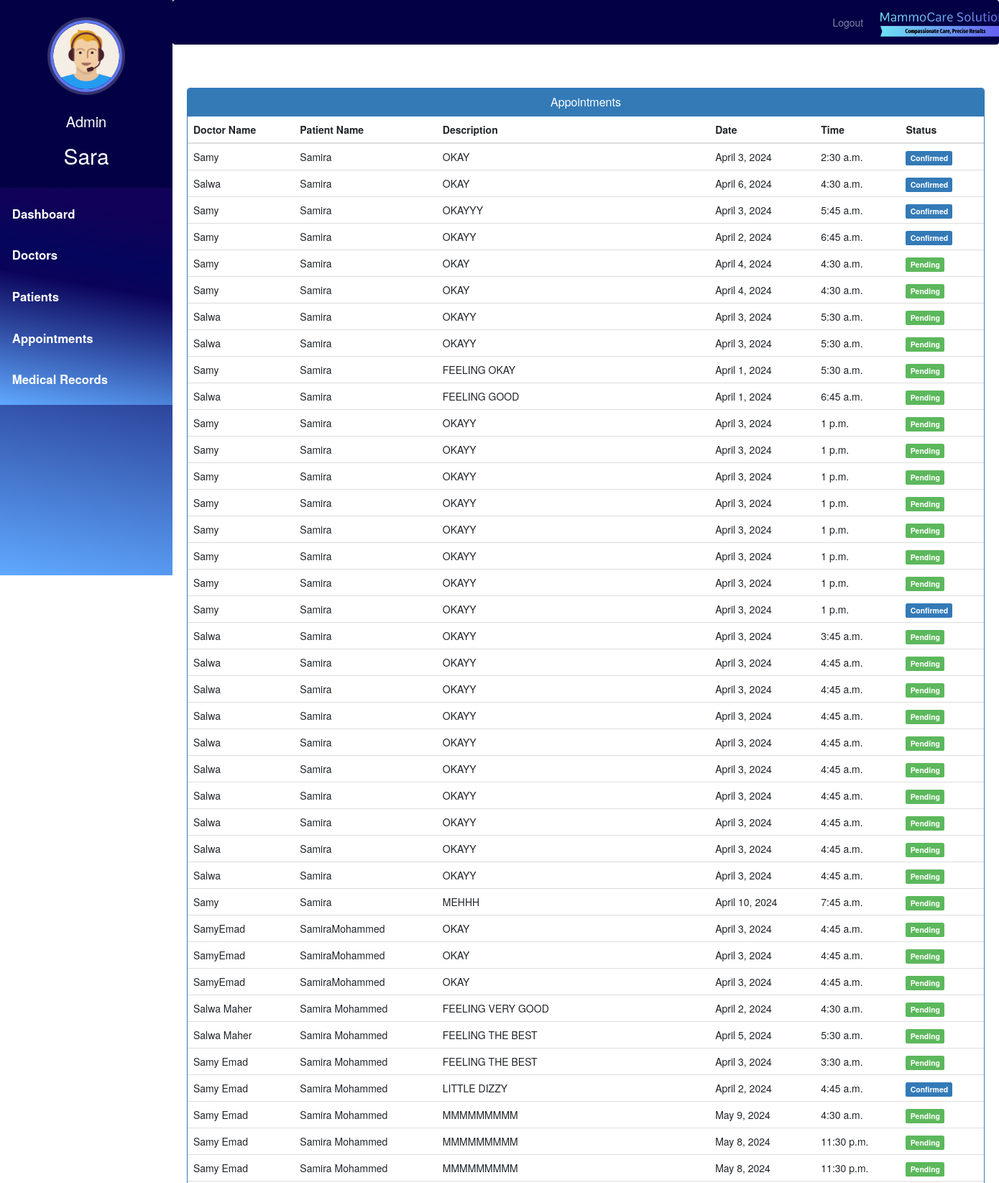
/admin-view-appointment (signed in, upper part), run on the app's committed database.
### hospital/models.py (models this page shows)
class Appointment(models.Model):
    patientId=models.PositiveIntegerField(null=True)
    doctorId=models.PositiveIntegerField(null=True)
    patientName=models.CharField(max_length=40,null=True)
    doctorName=models.CharField(max_length=40,null=True)
    appointmentDate=models.DateField(null=False)
    appointmentTime=models.TimeField(null=False)
    description=models.TextField(max_length=500)
    status=models.BooleanField(default=False)

### hospital/views.py (the view)
# urls.py: path('admin-view-appointment', views.admin_view_appointment_view,name='admin-view-appointment'),
@login_required(login_url='adminlogin')
@user_passes_test(is_admin)
def admin_view_appointment_view(request):
    appointments=models.Appointment.objects.all().filter()
    return render(request,'hospital/admin_view_appointment.html',{'appointments':appointments})

### hospital/views.py (called while the page is built)
def is_admin(user):
    return user.groups.filter(name='ADMIN').exists()

### templates/hospital/admin_view_appointment.html (shortened to what this page needs)
{% extends 'hospital/admin_base.html' %}
{% load static %}
{% block content %}
<head>
  <link href="//netdna.bootstrapcdn.com/bootstrap/3.0.0/css/bootstrap.min.css" rel="stylesheet" id="bootstrap-css">
</head>
<div class="container">
  <div class="panel panel-primary">
    <div class="panel-heading">
      <h6 class="panel-title">Appointments</h6>
    </div>
    <table class="table table-hover" id="dev-table">
      <thead>
        <tr>
          <th>Doctor Name</th>
          <th>Patient Name</th>
          <th>Description</th>
          <th>Date</th>
          <th>Time</th>
          <th>Status</th>
        </tr>
      </thead>
      {% for a in appointments %}
      <tr>
        <td>{{a.doctorName}}</td>
        <td>{{a.patientName}}</td>
        <td>{{a.description}}</td>
        <td>{{a.appointmentDate}}</td>
        <td>{{a.appointmentTime}}</td>
        {%if a.status%}
        <td> <span class="label label-primary">Confirmed</span></td>
        {% else %}
        <td> <span class="label label-success">Pending</span></td>
        {% endif %}
      </tr>
      {% endfor %}
    </table>
  </div>
</div>
{% endblock content %}

### templates/hospital/admin_base.html (shortened to what this page needs)
<!DOCTYPE html>
{% load static %}
<html lang="en">
<head>
  <link rel="stylesheet" href="https://stackpath.bootstrapcdn.com/bootstrap/4.3.1/css/bootstrap.min.css">
  <link rel="stylesheet" href="https://maxcdn.bootstrapcdn.com/font-awesome/4.7.0/css/font-awesome.min.css">
  <link rel="stylesheet" href="{% static '/style.css' %}">
</head>
<body>
  <nav class="menu" tabindex="0">
    <header class="avatar">
      <div style="display: inline-block;">
        <img src="{% static "images/adminpropic.png" %}" />
        <br><br>
        <h6 style="color: white; font-size: 20px;">Admin</h6>
      </div>
      <h2>{{ request.user.first_name }}</h2>
    </header>
    <ul>
      <li tabindex="0" class="icon-dashboard"> <a style="color:white; text-decoration:none;" href="/admin-dashboard"><span>Dashboard</span></a> </li>
      <li tabindex="0" class="icon-customers"> <a style="color:white; text-decoration:none;" href="/admin-doctor"><span>Doctors</span></a></li>
      <li tabindex="0" class="icon-users"> <a style="color:white; text-decoration:none;" href="/admin-patient"><span>Patients</span></a></li>
      <li tabindex="0" class="icon-calendar"> <a style="color:white; text-decoration:none;" href="/admin-appointment"><span>Appointments</span></a></li>
      <li tabindex="0" class="icon-calendar"> <a style="color:white; text-decoration:none;" href="/admin-medical-records"><span>Medical Records</span></a></li>
    </ul>
  </nav>
  <main>
    <div class="bs-example">
      <nav class="navbar navbar-expand-md navbar-dark fixed-top" style="background:#040046;">
        <div class="navbar-nav" style=" margin-left: 80%;">
          <a href="/index" class="nav-item nav-link">Logout</a>
        </div>
        <a href="/admin-dashboard" class="navbar-brand">
          <img src="{% static 'images/mammocare-logo.jpeg' %}" alt="Logo" height="40" style="margin-top: -7px;">
        </a>
      </nav>
    </div>
    <br><br>
    {% block content %}
    {% endblock content %}
    <br><br><br><br>
  </main>
</body>
</html>

### static/style.css (style rules this page uses)
body { padding-left: 240px; }
main { position: relative; height: 100vh; }
.menu { background: #5bc995; height: 100vh; width: 240px; position: fixed; top: 0px; left: 0; z-index: 5; outline: none; }
.menu .avatar { background: rgba(0, 0, 0, 0.1); padding: 2em 0.5em; text-align: center; }
.menu .avatar img { width: 100px; border-radius: 50%; overflow: hidden; border: 4px solid #ffea92; box-shadow: 0 0 0 4px rgba(255, 255, 255, 0.2); }
.menu .avatar h2 { font-weight: normal; margin-bottom: 0; }
.menu ul { list-style: none; padding: 0.5em 0; margin: 0; }
.menu ul li { padding: 0.5em 1em 0.5em 3em; font-size: 0.95em; font-weight: regular; background-repeat: no-repeat; background-position: left 15px center; background-size: auto 20px; transition: all 0.15s linear; cursor: pointer; }
.menu ul li.icon-dashboard { background-image: url("http://www.entypo.com/images//gauge.svg"); }
.menu ul li.icon-customers { background-image: url("http://www.entypo.com/images//briefcase.svg"); }
.menu ul li.icon-users { background-image: url("http://www.entypo.com/images//users.svg"); }
.menu ul li.icon-calendar { background-image: url("http://www.entypo.com/images//calendar.svg"); }

### templates/hospital/admin_base.html (style rules this page uses)
a:link { text-decoration: none; }
a { color: white; }
body { padding-left: 240px; }
main { position: relative; height: 100vh; }
.menu { background: #03a9f4; height: 100vh; width: 240px; position: fixed; top: 0px; left: 0; z-index: 5; outline: none; }
.menu .avatar { background: rgba(0, 0, 0, 0.1); padding: 2em 0.5em; text-align: center; }
.menu .avatar img { width: 100px; border-radius: 50%; overflow: hidden; border: 4px solid #ffea92; box-shadow: 0 0 0 4px rgba(255, 255, 255, 0.2); }
.menu .avatar h2 { font-weight: normal; margin-bottom: 0; }
.menu ul { list-style: none; padding: 0.5em 0; margin: 0; }
.menu ul li { padding: 0.5em 1em 0.5em 3em; font-size: 0.95em; font-weight: regular; background-repeat: no-repeat; background-position: left 15px center; background-size: auto 20px; transition: all 0.15s linear; cursor: pointer; }
.menu ul li.icon-dashboard { background-image: url("http://www.entypo.com/images//gauge.svg"); }
.menu ul li.icon-customers { background-image: url("http://www.entypo.com/images//briefcase.svg"); }
.menu ul li.icon-users { background-image: url("http://www.entypo.com/images//users.svg"); }
.menu ul li.icon-calendar { background-image: url("http://www.entypo.com/images//calendar.svg"); }
body { padding-left: 240px; margin-top: 50px; }
.menu { background: rgb(2,0,36); background: linear-gradient(10deg, rgba(2,0,36,1) 0%, rgba(95,169,255,1) 0%, rgba(11,3,90,1) 55%, rgba(4,5,92,1) 66%, rgba(18,1,88,0.9568160027682948) 87%); height: 100vh; width: 240px; position: fixed; top: 0px; left: 0; z-index: 5; outline: none; transition: left 0.3s; }
.menu .avatar { background: #040046; padding: 2em 0.5em; text-align: center; }
.menu .avatar img { width: 100px; height: 100px; border-radius: 50%; overflow: hidden; border: 4px solid #5f77f0; box-shadow: 0 0 0 4px rgba(255, 255, 255, 0.2); }
.menu .avatar h2 { font-weight: normal; margin-bottom: 0; color: #fff; margin-top: 10px; }
.menu ul { list-style: none; padding: 0.5em 0; margin: 0; background: rgb(2,0,36); background: linear-gradient(10deg, rgba(2,0,36,1) 0%, rgba(95,169,255,1) 0%, rgba(11,3,90,1) 55%, rgba(4,5,92,1) 66%, rgba(18,1,88,0.9568160027682948) 87%); }
.menu ul li { padding: 1em; font-size: 1.2em; font-weight: bold; transition: background-color 0.3s ease; }
.menu ul li a { color: #fff; text-decoration: none; }

### templates/hospital/admin_view_appointment.html (style rules this page uses)
a:link { text-decoration: none; }
h6 { text-align: center; }

### data on the page
Appointment: doctorName "Samy", patientName "Samira", description "OKAY", appointmentDate "April 3, 2024", appointmentTime "2:30 a.m.", status "Confirmed"
Appointment: doctorName "Salwa", patientName "Samira", description "OKAY", appointmentDate "April 6, 2024", appointmentTime "4:30 a.m.", status "Confirmed"
Appointment: doctorName "Samy", patientName "Samira", description "OKAYYY", appointmentDate "April 3, 2024", appointmentTime "5:45 a.m.", status "Confirmed"
Appointment: doctorName "Samy", patientName "Samira", description "OKAYY", appointmentDate "April 2, 2024", appointmentTime "6:45 a.m.", status "Confirmed"
Appointment: doctorName "Samy", patientName "Samira", description "OKAY", appointmentDate "April 4, 2024", appointmentTime "4:30 a.m.", status "Pending"
Appointment: doctorName "Samy", patientName "Samira", description "OKAY", appointmentDate "April 4, 2024", appointmentTime "4:30 a.m.", status "Pending"
Appointment: doctorName "Salwa", patientName "Samira", description "OKAYY", appointmentDate "April 3, 2024", appointmentTime "5:30 a.m.", status "Pending"
Appointment: doctorName "Salwa", patientName "Samira", description "OKAYY", appointmentDate "April 3, 2024", appointmentTime "5:30 a.m.", status "Pending"
Appointment: doctorName "Samy", patientName "Samira", description "FEELING OKAY", appointmentDate "April 1, 2024", appointmentTime "5:30 a.m.", status "Pending"
Appointment: doctorName "Salwa", patientName "Samira", description "FEELING GOOD", appointmentDate "April 1, 2024", appointmentTime "6:45 a.m.", status "Pending"
Appointment: doctorName "Samy", patientName "Samira", description "OKAYY", appointmentDate "April 3, 2024", appointmentTime "1 p.m.", status "Pending"
Appointment: doctorName "Samy", patientName "Samira", description "OKAYY", appointmentDate "April 3, 2024", appointmentTime "1 p.m.", status "Pending"
Appointment: doctorName "Samy", patientName "Samira", description "OKAYY", appointmentDate "April 3, 2024", appointmentTime "1 p.m.", status "Pending"
Appointment: doctorName "Samy", patientName "Samira", description "OKAYY", appointmentDate "April 3, 2024", appointmentTime "1 p.m.", status "Pending"
Appointment: doctorName "Samy", patientName "Samira", description "OKAYY", appointmentDate "April 3, 2024", appointmentTime "1 p.m.", status "Pending"
Appointment: doctorName "Samy", patientName "Samira", description "OKAYY", appointmentDate "April 3, 2024", appointmentTime "1 p.m.", status "Pending"
Appointment: doctorName "Samy", patientName "Samira", description "OKAYY", appointmentDate "April 3, 2024", appointmentTime "1 p.m.", status "Pending"
Appointment: doctorName "Samy", patientName "Samira", description "OKAYY", appointmentDate "April 3, 2024", appointmentTime "1 p.m.", status "Confirmed"
Appointment: doctorName "Salwa", patientName "Samira", description "OKAYY", appointmentDate "April 3, 2024", appointmentTime "3:45 a.m.", status "Pending"
Appointment: doctorName "Salwa", patientName "Samira", description "OKAYY", appointmentDate "April 3, 2024", appointmentTime "4:45 a.m.", status "Pending"
Appointment: doctorName "Salwa", patientName "Samira", description "OKAYY", appointmentDate "April 3, 2024", appointmentTime "4:45 a.m.", status "Pending"
Appointment: doctorName "Salwa", patientName "Samira", description "OKAYY", appointmentDate "April 3, 2024", appointmentTime "4:45 a.m.", status "Pending"
Appointment: doctorName "Salwa", patientName "Samira", description "OKAYY", appointmentDate "April 3, 2024", appointmentTime "4:45 a.m.", status "Pending"
Appointment: doctorName "Salwa", patientName "Samira", description "OKAYY", appointmentDate "April 3, 2024", appointmentTime "4:45 a.m.", status "Pending"
Appointment: doctorName "Salwa", patientName "Samira", description "OKAYY", appointmentDate "April 3, 2024", appointmentTime "4:45 a.m.", status "Pending"
Appointment: doctorName "Salwa", patientName "Samira", description "OKAYY", appointmentDate "April 3, 2024", appointmentTime "4:45 a.m.", status "Pending"
Appointment: doctorName "Salwa", patientName "Samira", description "OKAYY", appointmentDate "April 3, 2024", appointmentTime "4:45 a.m.", status "Pending"
Appointment: doctorName "Salwa", patientName "Samira", description "OKAYY", appointmentDate "April 3, 2024", appointmentTime "4:45 a.m.", status "Pending"
Appointment: doctorName "Samy", patientName "Samira", description "MEHHH", appointmentDate "April 10, 2024", appointmentTime "7:45 a.m.", status "Pending"
Appointment: doctorName "SamyEmad", patientName "SamiraMohammed", description "OKAY", appointmentDate "April 3, 2024", appointmentTime "4:45 a.m.", status "Pending"
Appointment: doctorName "SamyEmad", patientName "SamiraMohammed", description "OKAY", appointmentDate "April 3, 2024", appointmentTime "4:45 a.m.", status "Pending"
Appointment: doctorName "SamyEmad", patientName "SamiraMohammed", description "OKAY", appointmentDate "April 3, 2024", appointmentTime "4:45 a.m.", status "Pending"
Appointment: doctorName "Salwa Maher", patientName "Samira Mohammed", description "FEELING VERY GOOD", appointmentDate "April 2, 2024", appointmentTime "4:30 a.m.", status "Pending"
Appointment: doctorName "Salwa Maher", patientName "Samira Mohammed", description "FEELING THE BEST", appointmentDate "April 5, 2024", appointmentTime "5:30 a.m.", status "Pending"
Appointment: doctorName "Samy Emad", patientName "Samira Mohammed", description "FEELING THE BEST", appointmentDate "April 3, 2024", appointmentTime "3:30 a.m.", status "Pending"
Appointment: doctorName "Samy Emad", patientName "Samira Mohammed", description "LITTLE DIZZY", appointmentDate "April 2, 2024", appointmentTime "4:45 a.m.", status "Confirmed"
Appointment: doctorName "Samy Emad", patientName "Samira Mohammed", description "MMMMMMMMM", appointmentDate "May 9, 2024", appointmentTime "4:30 a.m.", status "Pending"
Appointment: doctorName "Samy Emad", patientName "Samira Mohammed", description "MMMMMMMMM", appointmentDate "May 8, 2024", appointmentTime "11:30 p.m.", status "Pending"
Appointment: doctorName "Samy Emad", patientName "Samira Mohammed", description "MMMMMMMMM", appointmentDate "May 8, 2024", appointmentTime "11:30 p.m.", status "Pending"

### other printed values
{{ request.user.first_name }} "Sara"
